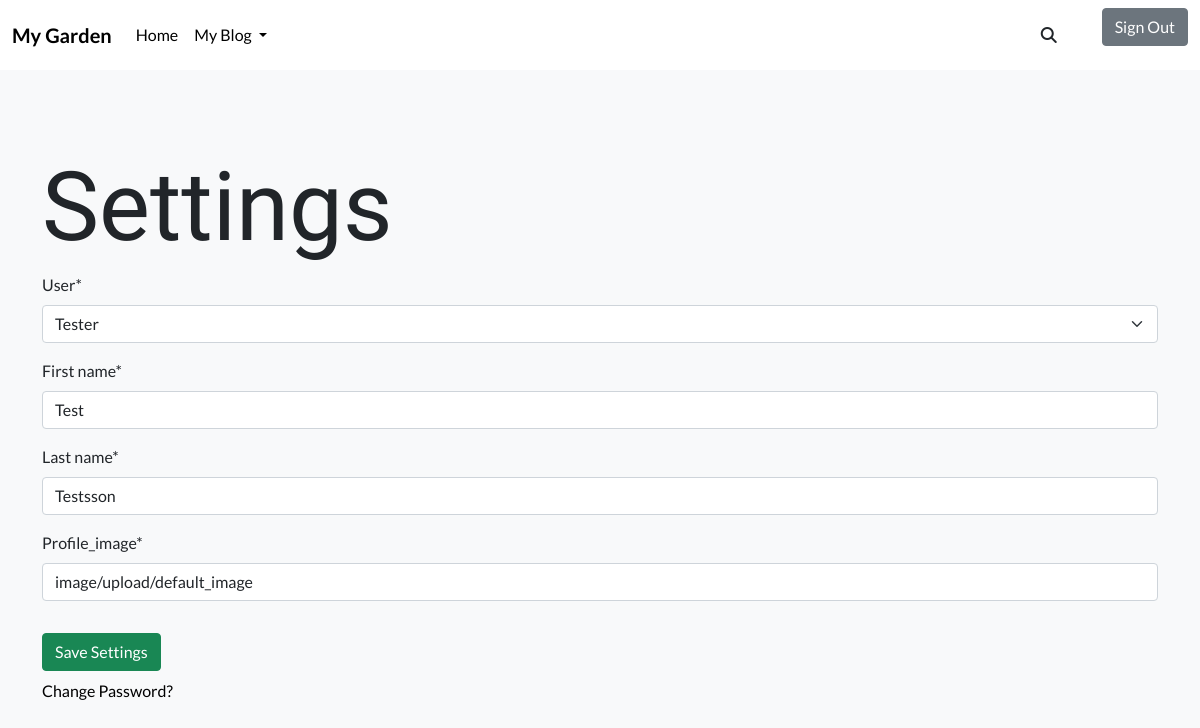
/settings/1/ (signed in), run on an earlier commit of the app's database.
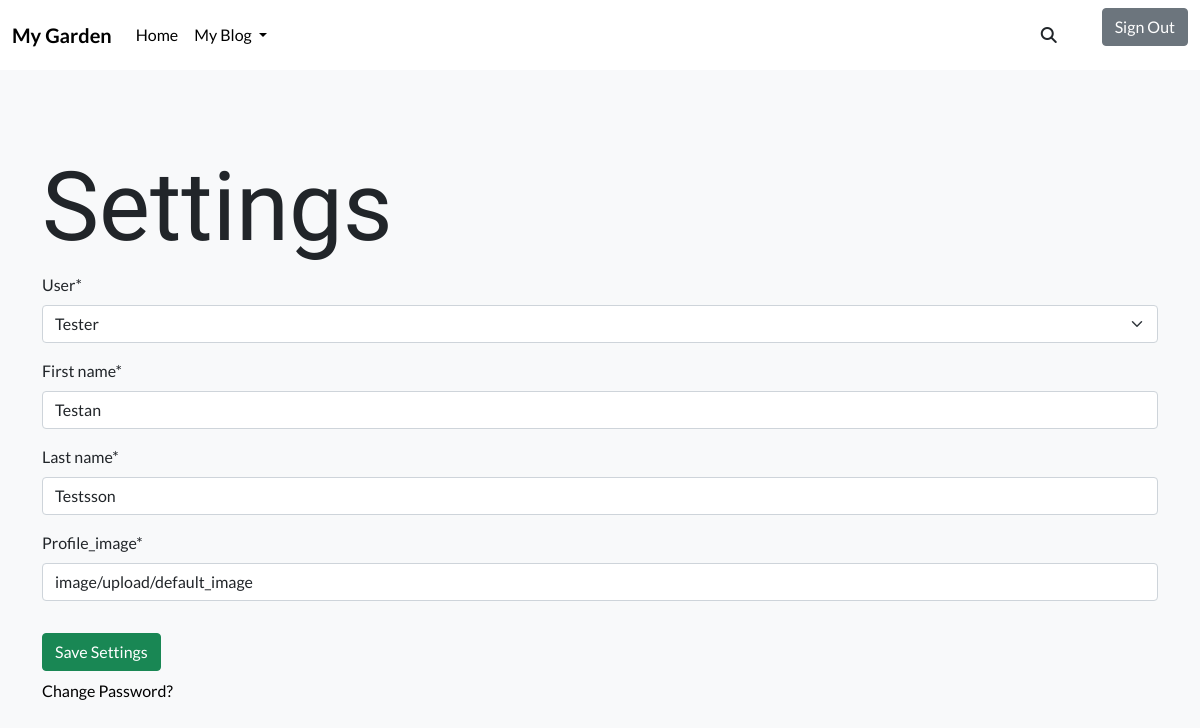
And on a later commit of the database.
### profiles/models.py (models this page shows, shortened)
class Profile(models.Model):
    user = models.OneToOneField(
        User,
        on_delete=models.CASCADE,
        )
    first_name = models.CharField(max_length=150)
    last_name = models.CharField(max_length=150)
    profile_img = CloudinaryField('profile_image', default='default_image')  #  TODO: Add a default picture

### profiles/views.py (the view, shortened to what this page needs)
# urls.py: path('<pk>/', views.SettingsView.as_view(), name='settings'),
class SettingsView(LoginRequiredMixin, UpdateView, SuccessMessageMixin):
    model = Profile
    form_class = SettingsForm
    template_name = 'user_settings.html'
    queryset = Profile.objects.all()
    def get_context_data(self, **kwargs):
        context = super(SettingsView, self).get_context_data(**kwargs)
        user = self.request.user.profile
        context['SettingsForm'] = Profile(
            {'user': user.user,
            'first_name': user.first_name,
            'last_name':  user.last_name,
            'profile_img': user.profile_img,
            })
        return context

### profiles/forms.py
class SettingsForm(forms.ModelForm):
    class Meta:
        model = Profile
        fields = ('user', 'first_name', 'last_name', 'profile_img')

### profiles/templates/user_settings.html (shortened to what this page needs)
{% extends 'base.html' %}
{% load static %}
{% load crispy_forms_tags %}
{% block content %}
<div id="settings-wrapper">
    <h1 id="settings-header">Settings</h1>
    <form method="POST">
        {{ form |crispy}}
        <button class= "btn btn-success mb-2 mt-3" type="submit">Save Settings</button>
    </form>
    <a href="{% url 'account_change_password' %}" >Change Password?</a>
</div>
{% endblock %}

What changed in the data, as far as the page shows it:
changed Profile "Tester": first_name "Test" → "Testan"
